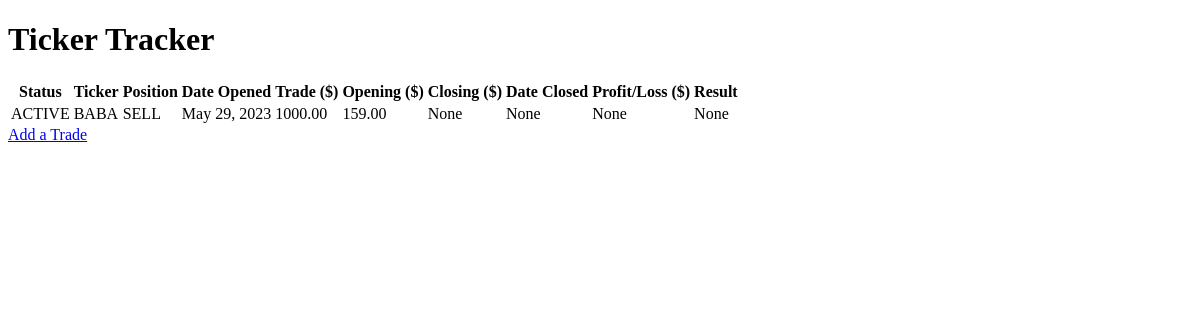
/, run on an earlier commit of the app's database.
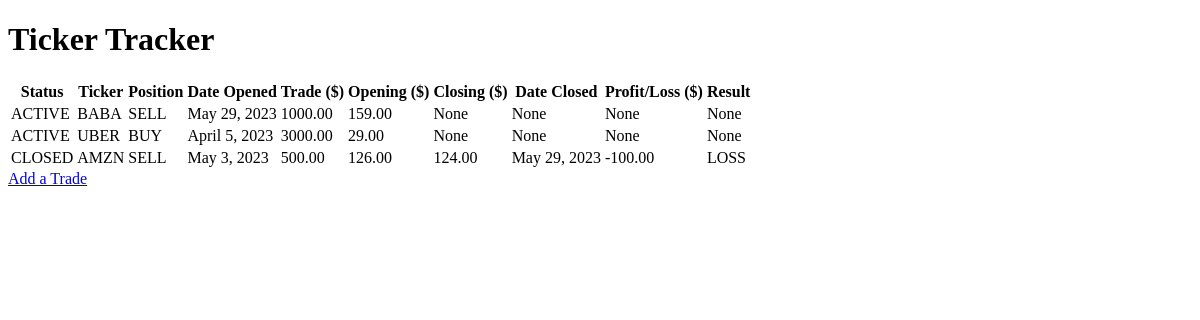
And on a later commit of the database.
### tracker/models.py (models this page shows, shortened)
class Tracker(models.Model):
    status = models.CharField(max_length= 6, null=False, blank=False)
    ticker = models.CharField(max_length= 8, null=False, blank=False)
    position = models.CharField(max_length= 4, null=False, blank=False)
    date_opened = models.DateField(null=False, blank=False)
    amount_traded = models.DecimalField(max_digits=8, decimal_places=2, null=False, blank=False)
    opening_price = models.DecimalField(max_digits=8, decimal_places=2, null=False, blank=False)
    closing_price = models.DecimalField(max_digits=8, decimal_places=2, null=True, blank=True)
    date_closed = models.DateField(null=True, blank=True)
    profit_loss = models.DecimalField(max_digits=8, decimal_places=2, null=True, blank=True)
    result = models.CharField(max_length= 4, null=True, blank=True)

### tracker/views.py (the view)
# urls.py: path('', get_tracker, name='get_tracker')
def get_tracker(request):
    trackers = Tracker.objects.all()
    context = {
        'tracker': trackers
    }
    return render(request, "tracker/tracker.html", context)

### tracker/templates/tracker/tracker.html (shortened to what this page needs)
<!DOCTYPE html>
<html lang="en">
<head>
</head>
<body>
    <h1>Ticker Tracker</h1>
    <table>
        <th>Status</th>
        <th>Ticker</th>
        <th>Position</th>
        <th>Date Opened</th>
        <th>Trade ($)</th>
        <th>Opening ($)</th>
        <th>Closing ($)</th>
        <th>Date Closed</th>
        <th>Profit/Loss ($)</th>
        <th>Result</th>
        {% for ticker in tracker%}
        <tr>
            <td>{{ ticker.status }}</td>
            <td>{{ ticker.ticker }}</td>
            <td>{{ ticker.position }}</td>
            <td>{{ ticker.date_opened }}</td>
            <td>{{ ticker.amount_traded }}</td>
            <td>{{ ticker.opening_price }}</td>
            <td>{{ ticker.closing_price }}</td>
            <td>{{ ticker.date_closed }}</td>
            <td>{{ ticker.profit_loss }}</td>
            <td>{{ ticker.result }}</td>
        </tr>
        {% empty %}
        <tr><td>There are currently no trades to track</td></tr>
        {% endfor %}
    </table>
    <a href="/add_trade">Add a Trade</a>
</body>
</html>

What changed in the data, as far as the page shows it:
added Tracker: status "ACTIVE", ticker "UBER", position "BUY", date_opened "April 5, 2023", amount_traded "3000.00", opening_price "29.00", closing_price "None", date_closed "None", profit_loss "None", result "None"
added Tracker: status "CLOSED", ticker "AMZN", position "SELL", date_opened "May 3, 2023", amount_traded "500.00", opening_price "126.00", closing_price "124.00", date_closed "May 29, 2023", profit_loss "-100.00", result "LOSS"
